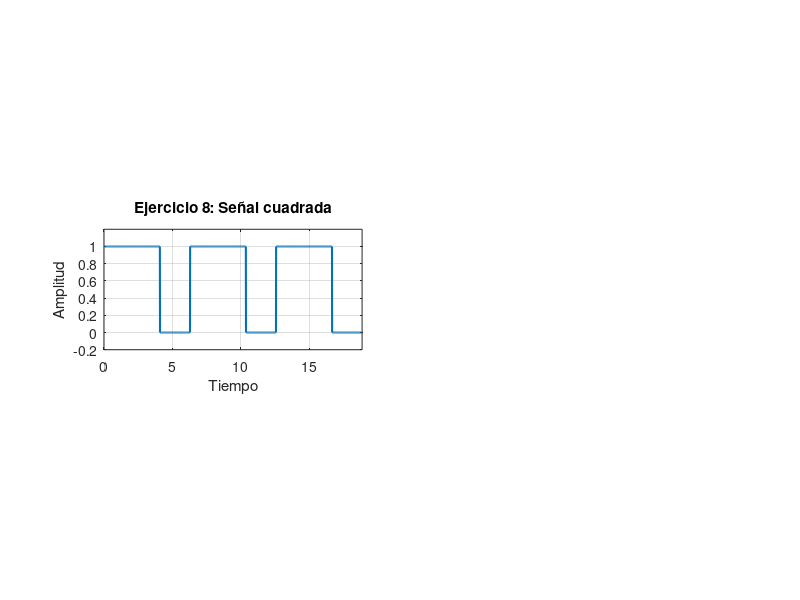

Write MATLAB code to recreate this figure.
clc;
clear;
close all;

figure;

T8 = 2*pi;

t8 = 0:0.01:3*T8;

x8 = square((2*pi/T8)*t8,65);

% Convertir de [-1,1] a [0,1]
x8 = (x8 + 1)/2;

subplot(3,2,3)
plot(t8,x8,'LineWidth',1.5);
grid on;
title('Ejercicio 8: Señal cuadrada');
xlabel('Tiempo');
ylabel('Amplitud');
xlim([0 3*T8]);
ylim([-0.2 1.2]);
